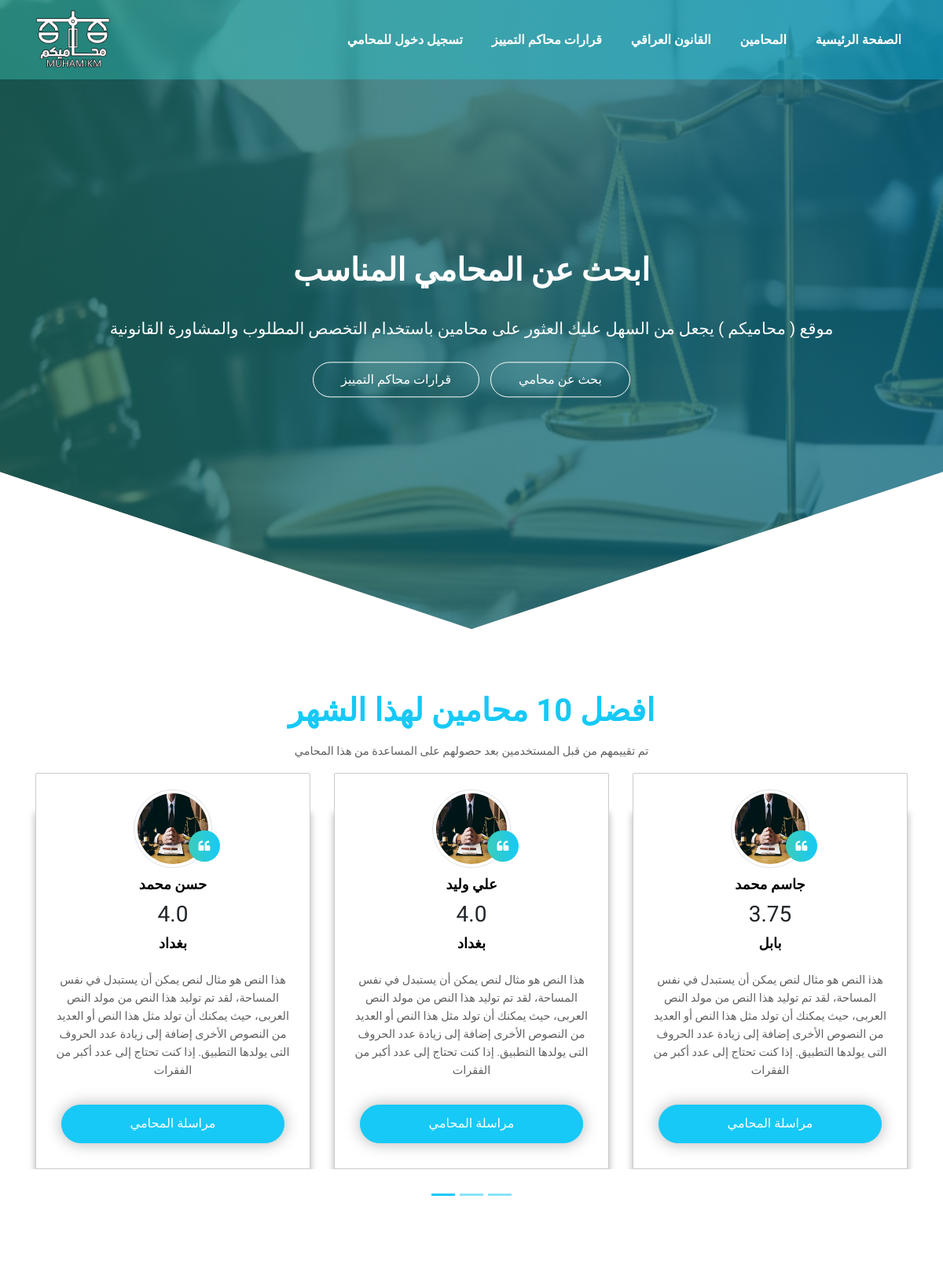
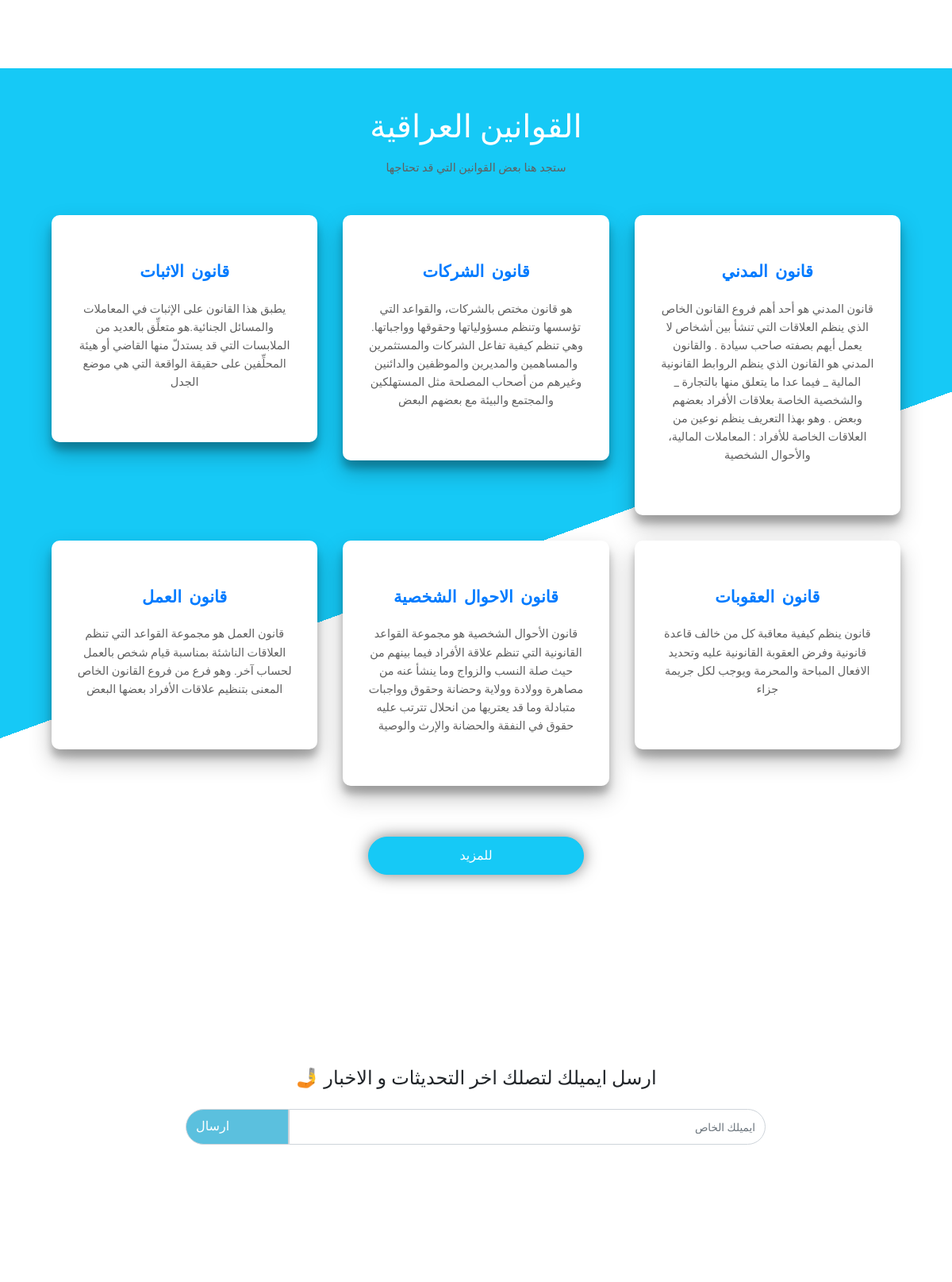
The page / (upper part) on the database its author committed (2 pictures, top to bottom).
### tables this page shows
CREATE TABLE "lawyers" (
	"id"	INTEGER NOT NULL UNIQUE,
	"name"	TEXT,
	"password"	TEXT,
	"number"	TEXT,
	"email"	TEXT,
	"city"	TEXT,
	"descrip"	TEXT,
	"picture"	TEXT,
	"license"	TEXT,
	"specialization"	INTEGER,
	"exp_years"	INTEGER,
	"verfied"	INTEGER,
	"total_rating"	REAL,
	"expire_date"	TEXT,
	PRIMARY KEY("id" AUTOINCREMENT)
);

CREATE TABLE "iraqi_law" (
	"subject"	TEXT,
	"law"	TEXT,
	"description"	TEXT,
	"law_id"	INTEGER NOT NULL UNIQUE,
	PRIMARY KEY("law_id" AUTOINCREMENT)
);

### app.py (the view)
@app.route("/")
def index():
    lawyers = db.execute("SELECT name,total_rating ,city FROM lawyers ORDER BY total_rating DESC LIMIT 10 ")
    result = db.execute("SELECT subject,description,law_id FROM iraqi_law ")
    return render_template("home.html",len= len(result), result=result , head="القانون العراقي", link="laws" , lawyer =lawyers)

### templates/home.html (shortened to what this page needs)
<!DOCTYPE html>
<html lang="en">
<head>
    <link rel="stylesheet" href="/static/home.css">
    <link rel="stylesheet" href="https://cdnjs.cloudflare.com/ajax/libs/font-awesome/4.7.0/css/font-awesome.min.css"
 />
    <link rel="stylesheet" href="https://maxcdn.bootstrapcdn.com/bootstrap/4.5.2/css/bootstrap.min.css">
</head>
<body>
    <div class="header" id="topheader">
        <nav class="navbar navbar-expand-lg navbar-dark fixed-top">
            <div class="container">
                <img class="navbar-brand" src="/static/img/photo_2021-01-30_14-48-09-Recovered.png" style="width: 6rem;">
                <div class="collapse navbar-collapse" id="navbarSupportedContent">
                    <ul class="navbar-nav ml-auto">
                        <li class="nav-item">
                            <a class="nav-link" href="https://mohamikm.herokuapp.com/login">تسجيل دخول للمحامي <span class="sr-only">(current)</span></a>
                        </li>
                        <li class="nav-item">
                            <a class="nav-link" href="#"> قرارات محاكم التمييز<span class="sr-only">(current)</span></a>
                        </li>
                        <li class="nav-item">
                            <a class="nav-link" href="https://mohamikm.herokuapp.com/laws"> القانون العراقي<span class="sr-only">(current)</span></a>
                        </li>
                        <li class="nav-item">
                            <a class="nav-link" href="https://mohamikm.herokuapp.com/lawyers-search">المحامين <span class="sr-only">(current)</span></a>
                        </li>
                        <li class="nav-item active">
                            <a class="nav-link" href="https://mohamikm.herokuapp.com/">الصفحة الرئيسية <span class="sr-only">(current)</span></a>
                        </li>
                    </ul>
                </div>
            </div>
        </nav>
        <section class="header-section">
            <div class="center-div">
                <h1 class="font-weight-bold">
                    ابحث عن المحامي المناسب
                </h1>
                <p> موقع ( محاميكم ) يجعل من السهل عليك العثور على محامين باستخدام
                    التخصص المطلوب والمشاورة القانونية
                </p>
                <div class="header-buttons">
                    <a href="https://mohamikm.herokuapp.com/lawyers-search">بحث عن محامي</a>
                    <a href="#">قرارات محاكم التمييز</a>
                </div>
            </div>
        </section>
    </div>
    <section class="top-teen">
        <div class="container headings text-center">
            <h1 class="text-center font-weight-bold" style="color:  #16c9f6;">افضل 10 محامين لهذا الشهر</h1>
            <p class="pt-2">تم تقييمهم من قبل المستخدمين بعد حصولهم على المساعدة من هذا المحامي</p>
        </div>
        <div id="demo" class="carousel slide" data-ride="carousel">
            <ul class="carousel-indicators">
                <li data-target="#demo" data-slide-to="0" class="active"></li>
                <li data-target="#demo" data-slide-to="1"></li>
                <li data-target="#demo" data-slide-to="2"></li>
            </ul>
            <div class="carousel-inner container">
                <div class="carousel-item active">
                    <div class="row">
                        {% for i in range(3) %}
                        <div class="col-lg-4 col-md-4 col-12">
                            <div class="box">
                                <a class="img" href="#"><img src="/static/img/criminal.jpg"
                                        class="img-fluidi img-thumbnail"></a>
                                        <h1>{{ lawyer[i]["name"] }} </h1>
                                        <h3>{{ lawyer[i]["total_rating"] }}</h3>
                                        <h1>{{ lawyer[i]["city"] }}</h1>
                                        <p class="m-4">هذا النص هو مثال لنص يمكن أن يستبدل في نفس المساحة، لقد تم توليد هذا النص
                                            من
                                            مولد النص العربى، حيث يمكنك أن تولد مثل هذا النص أو العديد من النصوص الأخرى إضافة
                                            إلى
                                            زيادة عدد الحروف التى يولدها التطبيق.
                                            إذا كنت تحتاج إلى عدد أكبر من الفقرات</p>
                                <div class="topteen-button">
                                    <a href="#"> مراسلة المحامي </a>
                                </div>
                            </div>
                        </div>
                        {%endfor%}
                    </div>
                </div>
            </div>
            <a class="carousel-control-prev" href="#demo" data-slide="prev">
                <span class="carousel-control-prev-icon"></span>
            </a>
            <a class="carousel-control-next" href="#demo" data-slide="next">
                <span class="carousel-control-next-icon"></span>
            </a>
        </div>
    </section>
    <section class="header-extradiv">
        <div class="container">
            <h1><span class="text-white">القوانين العراقية</span></h1>
            <p class="pt-2" style="margin-bottom: 3rem;">ستجد هنا بعض القوانين التي قد تحتاجها </p>
            <div class="cards">
                {%for i in range(6)%}
                {% if "law_id" in result[i] %}<a href="https://mohamikm.herokuapp.com/law/{{ result[i]['law_id'] }}">{% endif %}
                <div class="extra-div">
                    <h2>{{ result[i]["subject"] }}</h2>
                    <p>{{ result[i]["description"] }}</p>
                </div>
                {% if "law_id" in result[i] %}</a>{% endif %}
                {%endfor%}
                <div></div>
                <div class="cards-button">
                    <a href="https://mohamikm.herokuapp.com/laws"> للمزيد </a>
                </div>
                <div></div>
            </div>
        </div>
    </section>
    <section class="upper-footer" id="upperfooterid">
        <div class="container headings text-center">
            <h1 class="text-center mb-4" style="font-size: 1.5rem;"> 🤳 ارسل ايميلك لتصلك اخر التحديثات و الاخبار</h1>
        </div>
        <div class="container">
            <div class="row">
                <div class="col-lg-8 offset-lg-2 col-12">
                    <div class="input-group mb-3">
                        <div class="input-group-append">
                            <span class="input-group-text">ارسال</span>
                        </div>
                        <input type="text" class="form-control upperfooter" placeholder="ايميلك الخاص">
                    </div>
                </div>
            </div>
        </div>
    </section>
</body>
</html>

### rows shown on the page
lawyers: name "حسن محمد", total_rating "4.0", city "بغداد"
lawyers: name "علي وليد", total_rating "4.0", city "بغداد"
lawyers: name "جاسم محمد", total_rating "3.75", city "بابل"
iraqi_law: subject "قانون الاثبات", description "يطبق هذا القانون على الإثبات في المعاملات والمسائل الجنائية.هو متعلِّق بالعديد من الملابسات التي قد يستدلّ منها القاضي أو هيئة المحلِّفين على حقيقة الواقعة التي هي موضع الجدل"
iraqi_law: subject "قانون الشركات", description "هو قانون مختص بالشركات، والقواعد التي تؤسسها وتنظم مسؤولياتها وحقوقها وواجباتها. وهي تنظم كيفية تفاعل الشركات والمستثمرين والمساهمين والمديرين والموظفين والدائنين وغيرهم من أصحاب المصلحة مثل المستهلكين والمجتمع والبيئة مع بعضهم البعض"
iraqi_law: subject "قانون المدني", description "قانون المدني هو أحد أهم فروع القانون الخاص الذي ينظم العلاقات التي تنشأ بين أشخاص لا يعمل أيهم بصفته صاحب سيادة . والقانون المدني هو القانون الذي ينظم الروابط القانونية المالية _ فيما عدا ما يتعلق منها بالتجارة _ والشخصية الخاصة بعلاقات الأفراد بعضهم وبعض . وهو بهذا التعريف ينظم نوعين من العلاقات الخاصة للأفراد : المعاملات المالية، والأحوال الشخصية"
iraqi_law: subject "قانون العمل", description "قانون العمل هو مجموعة القواعد التي تنظم العلاقات الناشئة بمناسبة قيام شخص بالعمل لحساب آخر. وهو فرع من فروع القانون الخاص المعنى بتنظيم علاقات الأفراد بعضها البعض"
iraqi_law: subject "قانون الاحوال الشخصية", description "قانون الأحوال الشخصية هو مجموعة القواعد القانونية التي تنظم علاقة الأفراد فيما بينهم من حيث صلة النسب والزواج وما ينشأ عنه من مصاهرة وولادة وولاية وحضانة وحقوق وواجبات متبادلة وما قد يعتريها من انحلال تترتب عليه حقوق في النفقة والحضانة والإرث والوصية"
iraqi_law: subject "قانون العقوبات", description "قانون ينظم كيفية معاقبة كل من خالف قاعدة قانونية وفرض العقوبة القانونية عليه وتحديد الافعال المباحة والمحرمة ويوجب لكل جريمة جزاء"
